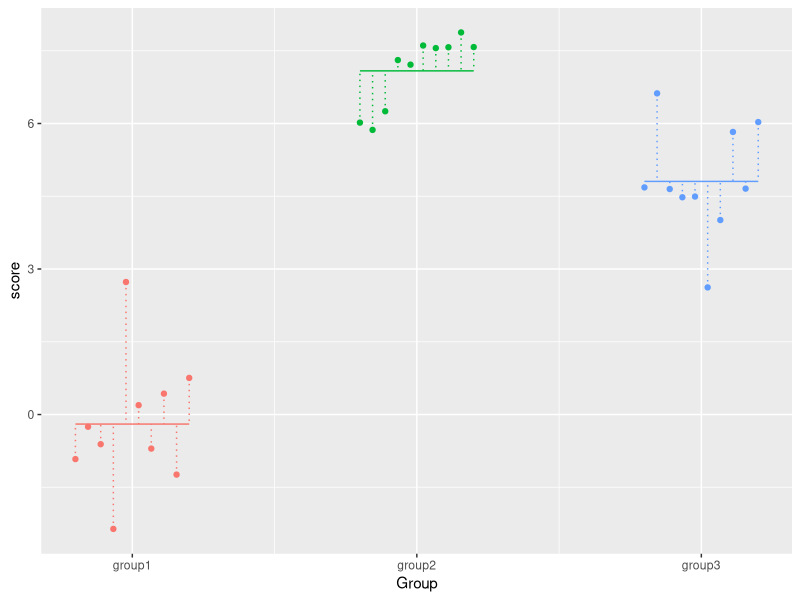
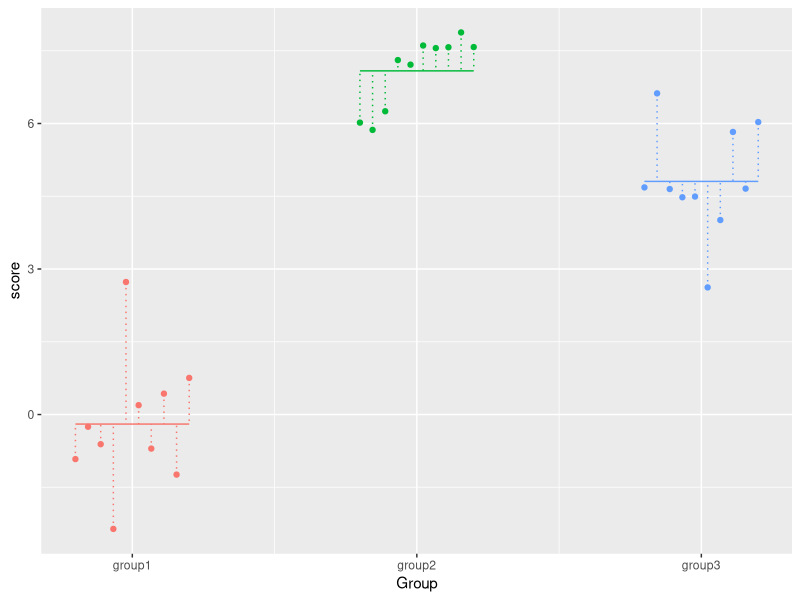

The R script that drew these images, in order:
library(tidyverse)

group1 <- rnorm(n = 10)
group2 <- rnorm(n = 10, mean = 7)
group3 <- rnorm(n = 10, mean = 5)

dat <- tibble(group1, group2, group3) %>%
  gather(key = group, value = score, group1:group3) %>%
  mutate(group = factor(group)) %>%
  group_by(group) %>% 
  mutate(group_jittered = seq(as.numeric(unique(group)) - 0.2,
                              as.numeric(unique(group)) + 0.2,
                              length.out = n())) %>% 
  mutate(group_mean = mean(score))

groups = dat %>%
  group_by(group, group_mean) %>% 
  summarise(x = min(group_jittered),
            xend = max(group_jittered))

ggplot(dat) +
  aes(x = group_jittered, y = score, colour = group) +
  geom_point() +
  geom_segment(aes(
    x = group_jittered, xend = group_jittered,
    y = score, yend = group_mean), lty = 3) +
  scale_x_continuous(breaks = unique(as.numeric(dat$group)),
                     labels = levels(dat$group)) +
  geom_segment(data = groups,
               aes(x = x, xend = xend,
                   y = group_mean, yend = group_mean)) +
  theme(legend.position = "none") +
  labs(x = "Group")

ggsave("resduals2.pdf", height = 6, width = 6)

